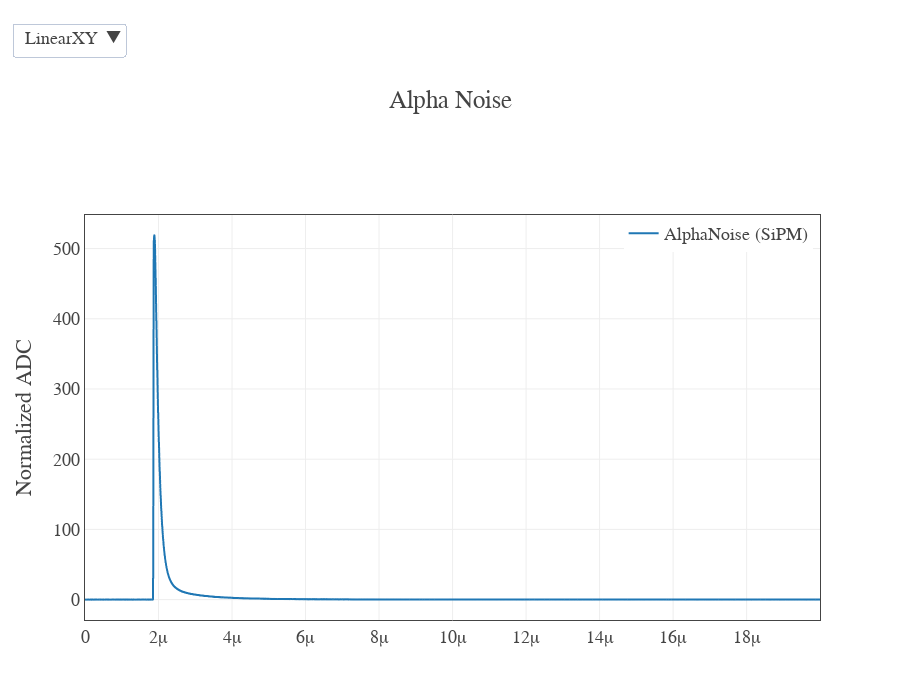

Notebook code cell kept with this figure:
### Code cell
fig_alphanoise = px.line(df_alphanoise, x="Time", y=["AlphaNoise"], height=700, width = 900, line_shape = "hv", log_y = False, template="presentation")
fig_alphanoise.update_traces(line_width=2) # Modifica el grosor de las líneas
custom_legend_name(fig_alphanoise,["AlphaNoise (SiPM)"])
custom_plotly_layout(fig_alphanoise,"","Normalized ADC","Alpha Noise").show()

### Figure 1 — Plotly figure (JSON) as saved in the notebook; plotly's stock layout.template omitted (floating-point values rounded to 4 significant figures; data arrays with more than 128 entries replaced by an {"elided": "..."} marker saying what was removed)
{"data": [{"hovertemplate": "variable=AlphaNoise<br>Time=%{x}<br>value=%{y}<extra></extra>", "legendgroup": "AlphaNoise", "line": {"color": "#1F77B4", "dash": "solid", "shape": "hv", "width": 2}, "marker": {"symbol": "circle"}, "mode": "lines", "name": "AlphaNoise (SiPM)", "showlegend": true, "type": "scattergl", "x": {"elided": "5000 float values"}, "xaxis": "x", "y": {"elided": "5000 float values"}, "yaxis": "y"}], "layout": {"barmode": "stack", "font": {"family": "serif"}, "height": 700, "legend": {"title": {"text": ""}, "tracegroupgap": 0, "x": 0.99, "xanchor": "right", "yanchor": "top"}, "margin": {"t": 60}, "showlegend": true, "title": {"text": "Alpha Noise"}, "updatemenus": [{"buttons": [{"args": [{"xaxis.type": "linear", "yaxis.type": "linear"}], "label": "LinearXY", "method": "relayout"}, {"args": [{"xaxis.type": "log", "yaxis.type": "log"}], "label": "LogXY", "method": "relayout"}, {"args": [{"xaxis.type": "linear", "yaxis.type": "log"}], "label": "LogY", "method": "relayout"}, {"args": [{"xaxis.type": "log", "yaxis.type": "linear"}], "label": "LogX", "method": "relayout"}], "direction": "down", "pad": {"r": 10, "t": 10}, "showactive": true, "x": -0.1, "xanchor": "left", "y": 1.5, "yanchor": "top"}], "width": 900, "xaxis": {"anchor": "y", "domain": [0, 1], "mirror": true, "showline": true, "title": {"text": ""}, "zeroline": false}, "yaxis": {"anchor": "x", "domain": [0, 1], "mirror": true, "showline": true, "title": {"text": "Normalized ADC"}, "zeroline": false}}}
